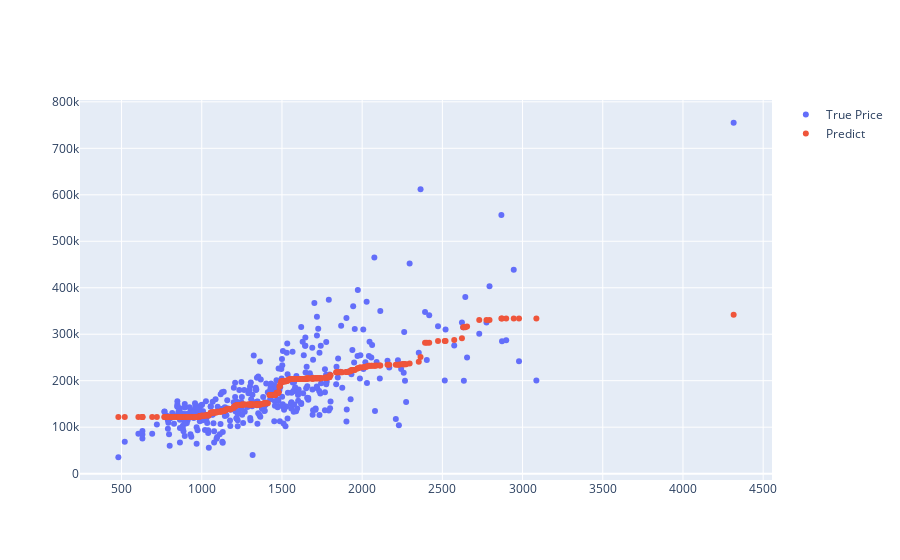

The cell this chart's notebook holds for it:
### Code cell
fig = go.Figure()
fig.add_trace(go.Scatter(
    x=X_test[:,0],
    y=y_test,
    mode="markers",
    name="True Price"
))
fig.add_trace(go.Scatter(
    x=X_test[:,0],
    y=y_predict_rf,
    mode="markers",
    name="Predict",
))

### Figure 1 — Plotly figure (JSON) as saved in the notebook; plotly's stock layout.template omitted (floating-point values rounded to 4 significant figures; data arrays with more than 128 entries replaced by an {"elided": "..."} marker saying what was removed)
{"data": [{"mode": "markers", "name": "True Price", "type": "scatter", "x": {"elided": "365 int values"}, "y": {"elided": "365 int values"}}, {"mode": "markers", "name": "Predict", "type": "scatter", "x": {"elided": "365 int values"}, "y": {"elided": "365 float values"}}], "layout": {}}
